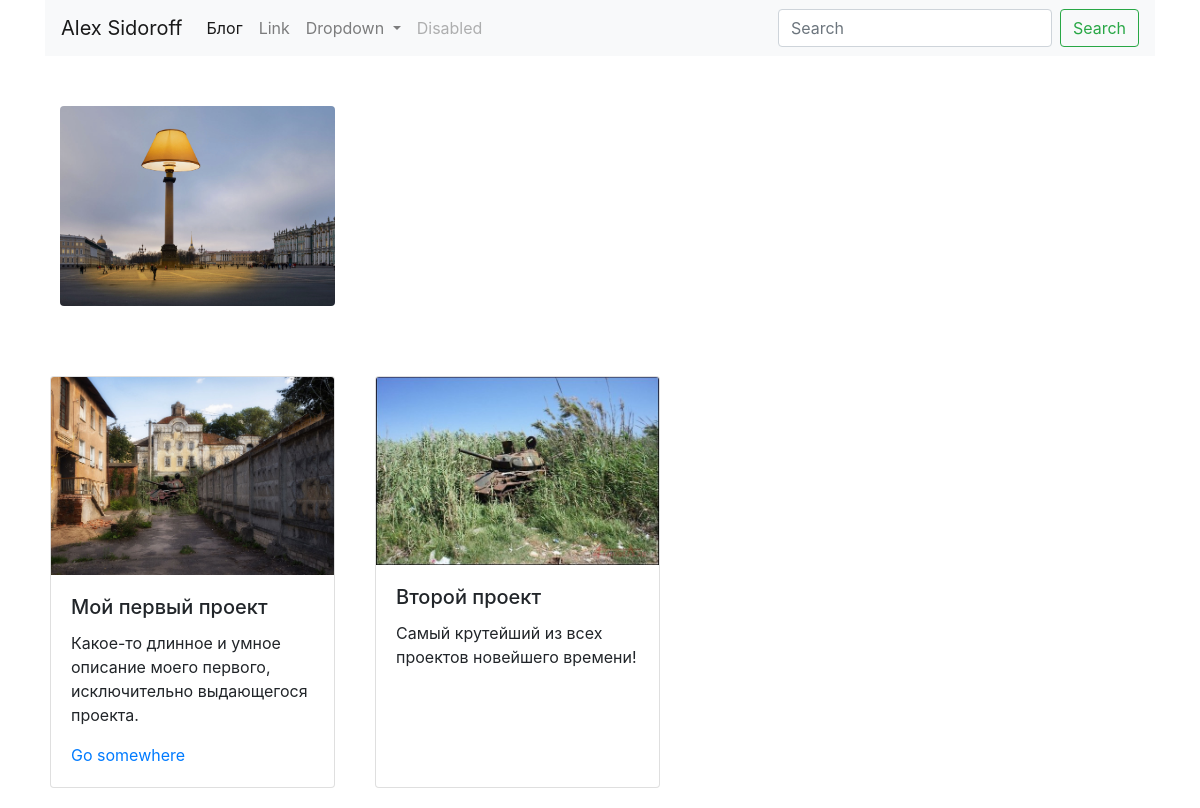
The page / on the database its author committed.
### portfolio/models.py (models this page shows)
class Project(models.Model):
    title = models.CharField(max_length=100)
    description = models.CharField(max_length=250)
    image = models.ImageField(upload_to='portfolio/images/')
    url = models.URLField(blank=True)

### portfolio/views.py (the view)
# urls.py: 2. Add a URL to urlpatterns:  path('', views.home, name='home')
def home(request):
    projects = Project.objects.all()
    return render(request, 'portfolio/home.html', {'projects': projects})

### portfolio/templates/portfolio/home.html
{% extends 'portfolio/base.html' %}
{% load static %}
{% block content %}
        <div class="row">
            <div class="col text-center" style="margin: 50px 0">
                <img src="{% static 'portfolio/DSCF7267.jpg' %}" class="rounded d-block" style="max-height: 200px; width: auto" alt="...">
            </div>
        </div>
        <div class="container"><div class="row row-cols-4">
        {% for project in projects %}
        <div class="card" style="margin: 20px;">
            <img src="{{ project.image.url }}" class="card-img-top" alt="...">
            <div class="card-body">
                <h5 class="card-title">{{ project.title }}</h5>
                <p class="card-text">{{ project.description }}</p>
                {% if project.url %}
                <a href="{{ project.url }}" class="card-link" target="_blank">Go somewhere</a>
                {% endif %}
            </div>
        </div>
        {% endfor %}
        </div></div>
{% endblock %}

### portfolio/templates/portfolio/base.html (shortened to what this page needs)
<!doctype html>
<html lang="en">
  <head>
    <link rel="stylesheet" href="https://stackpath.bootstrapcdn.com/bootstrap/4.5.0/css/bootstrap.min.css">
  </head>
  <body>
  <div class="container">
    <nav class="navbar navbar-expand-lg navbar-light bg-light">
      <a class="navbar-brand" href="{% url 'home' %}">
          Alex Sidoroff
      </a>
      <div class="collapse navbar-collapse" id="navbarSupportedContent">
        <ul class="navbar-nav mr-auto">
          <li class="nav-item active">
            <a class="nav-link" href="{% url 'blog:all_blogs' %}">Блог <span class="sr-only">(current)</span></a>
          </li>
          <li class="nav-item">
            <a class="nav-link" href="#">Link</a>
          </li>
          <li class="nav-item dropdown">
            <a class="nav-link dropdown-toggle" href="#" id="navbarDropdown" role="button" data-toggle="dropdown" aria-haspopup="true" aria-expanded="false">
              Dropdown
            </a>
          </li>
          <li class="nav-item">
            <a class="nav-link disabled" href="#" tabindex="-1" aria-disabled="true">Disabled</a>
          </li>
        </ul>
        <form class="form-inline my-2 my-lg-0">
          <input class="form-control mr-sm-2" type="search" placeholder="Search" aria-label="Search">
          <button class="btn btn-outline-success my-2 my-sm-0" type="submit">Search</button>
        </form>
      </div>
    </nav
      {% block content %}{% endblock %}
  </body>
</html>

### rows shown on the page
Project: image (picture), title "Мой первый проект", description "Какое-то длинное и умное описание моего первого, исключительно выдающегося проекта."
Project: image (picture), title "Второй проект", description "Самый крутейший из всех проектов новейшего времени!"
